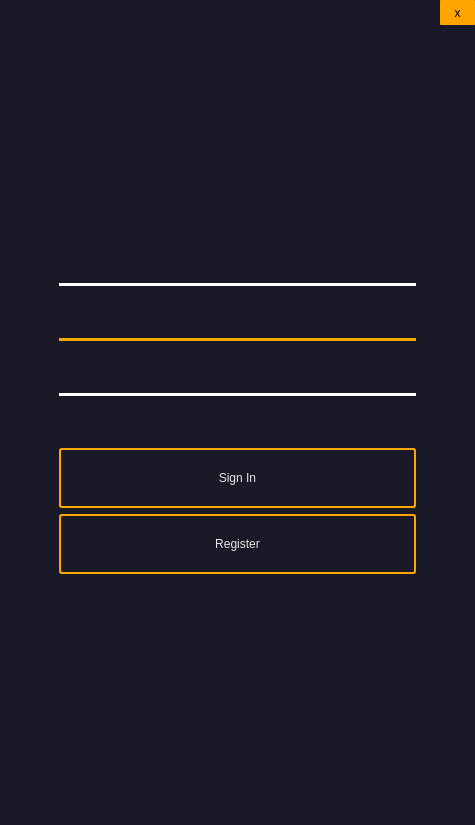
<?xml version="1.0" encoding="UTF-8"?>
<ui version="4.0">
 <class>Form</class>
 <widget class="QWidget" name="Form">
  <property name="geometry">
   <rect>
    <x>0</x>
    <y>0</y>
    <width>475</width>
    <height>825</height>
   </rect>
  </property>
  <property name="windowTitle">
   <string>Form</string>
  </property>
  <layout class="QVBoxLayout" name="verticalLayout" stretch="0">
   <property name="leftMargin">
    <number>0</number>
   </property>
   <property name="topMargin">
    <number>0</number>
   </property>
   <property name="rightMargin">
    <number>0</number>
   </property>
   <property name="bottomMargin">
    <number>0</number>
   </property>
   <item>
    <layout class="QHBoxLayout" name="horizontalLayout_3" stretch="1">
     <property name="spacing">
      <number>0</number>
     </property>
     <item>
      <widget class="QWidget" name="widget" native="true">
       <property name="maximumSize">
        <size>
         <width>16777215</width>
         <height>16777215</height>
        </size>
       </property>
       <property name="styleSheet">
        <string notr="true">.QWidget{background-color: rgb(25,25, 40);}</string>
       </property>
       <layout class="QVBoxLayout" name="verticalLayout_2">
        <property name="leftMargin">
         <number>9</number>
        </property>
        <property name="topMargin">
         <number>0</number>
        </property>
        <property name="rightMargin">
         <number>0</number>
        </property>
        <property name="bottomMargin">
         <number>0</number>
        </property>
        <item alignment="Qt::AlignRight">
         <widget class="QPushButton" name="pushButton_3">
          <property name="minimumSize">
           <size>
            <width>35</width>
            <height>25</height>
           </size>
          </property>
          <property name="maximumSize">
           <size>
            <width>35</width>
            <height>25</height>
           </size>
          </property>
          <property name="styleSheet">
           <string notr="true">color: black;
background-color: orange;
font: 12pt &quot;Arial&quot;;
border-radius: 1px;
</string>
          </property>
          <property name="text">
           <string>x</string>
          </property>
          <property name="flat">
           <bool>true</bool>
          </property>
         </widget>
        </item>
        <item>
         <layout class="QVBoxLayout" name="verticalLayout_3">
          <property name="topMargin">
           <number>15</number>
          </property>
          <item alignment="Qt::AlignHCenter">
           <widget class="QLabel" name="label">
            <property name="minimumSize">
             <size>
              <width>100</width>
              <height>150</height>
             </size>
            </property>
            <property name="maximumSize">
             <size>
              <width>150</width>
              <height>150</height>
             </size>
            </property>
            <property name="styleSheet">
             <string notr="true">image: url(:/icons/icons/rocket_48x48.png);</string>
            </property>
            <property name="text">
             <string/>
            </property>
           </widget>
          </item>
          <item>
           <layout class="QFormLayout" name="formLayout_2">
            <property name="leftMargin">
             <number>50</number>
            </property>
            <property name="topMargin">
             <number>35</number>
            </property>
            <property name="rightMargin">
             <number>59</number>
            </property>
            <item row="0" column="0">
             <widget class="QLabel" name="label_2">
              <property name="styleSheet">
               <string notr="true">color: rgb(231, 231, 231);
font: 15pt &quot;Verdana&quot;;</string>
              </property>
              <property name="text">
               <string>&lt;html&gt;&lt;head/&gt;&lt;body&gt;&lt;p&gt;&lt;img src=&quot;:/icons/icons/user_32x32.png&quot;/&gt;&lt;/p&gt;&lt;/body&gt;&lt;/html&gt;</string>
              </property>
             </widget>
            </item>
            <item row="0" column="1">
             <widget class="QLineEdit" name="lineEdit">
              <property name="minimumSize">
               <size>
                <width>0</width>
                <height>40</height>
               </size>
              </property>
              <property name="styleSheet">
               <string notr="true">QLineEdit {
      color: rgb(231, 231, 231);
      font: 15pt &quot;Verdana&quot;;
      border: None;
      border-bottom-color: white;
      border-radius: 10px;
      padding: 0 8px;
      background: rgb(25, 25, 40);
      selection-background-color: darkgray;
}</string>
              </property>
             </widget>
            </item>
            <item row="2" column="0">
             <widget class="QLabel" name="label_3">
              <property name="styleSheet">
               <string notr="true">color: rgb(231, 231, 231);
font: 15pt &quot;Verdana&quot;;</string>
              </property>
              <property name="text">
               <string>&lt;html&gt;&lt;head/&gt;&lt;body&gt;&lt;p&gt;&lt;img src=&quot;:/icons/icons/lock_or_32x32.png&quot;/&gt;&lt;/p&gt;&lt;/body&gt;&lt;/html&gt;</string>
              </property>
             </widget>
            </item>
            <item row="4" column="0">
             <widget class="QLabel" name="label_4">
              <property name="styleSheet">
               <string notr="true">color: rgb(231, 231, 231);
font: 15pt &quot;Verdana&quot;;</string>
              </property>
              <property name="text">
               <string>&lt;html&gt;&lt;head/&gt;&lt;body&gt;&lt;p&gt;&lt;img src=&quot;:/icons/icons/mail_32x32.png&quot;/&gt;&lt;/p&gt;&lt;/body&gt;&lt;/html&gt;</string>
              </property>
             </widget>
            </item>
            <item row="2" column="1">
             <widget class="QLineEdit" name="lineEdit_2">
              <property name="minimumSize">
               <size>
                <width>0</width>
                <height>40</height>
               </size>
              </property>
              <property name="styleSheet">
               <string notr="true">QLineEdit {
      color: orange;
      font: 15pt &quot;Verdana&quot;;
      border: None;
      border-bottom-color: white;
      border-radius: 10px;
      padding: 0 8px;
      background: rgb(25, 25, 40);
      selection-background-color: darkgray;
}</string>
              </property>
             </widget>
            </item>
            <item row="4" column="1">
             <widget class="QLineEdit" name="lineEdit_3">
              <property name="minimumSize">
               <size>
                <width>0</width>
                <height>40</height>
               </size>
              </property>
              <property name="styleSheet">
               <string notr="true">QLineEdit {
      color: rgb(231, 231, 231);
      font: 15pt &quot;Verdana&quot;;
      border: None;
      border-bottom-color: white;
      border-radius: 10px;
      padding: 0 8px;
      background: rgb(25, 25, 40);
      selection-background-color: darkgray;
}</string>
              </property>
             </widget>
            </item>
            <item row="1" column="0" colspan="2">
             <widget class="Line" name="line">
              <property name="styleSheet">
               <string notr="true">border: 2px solid white;</string>
              </property>
              <property name="orientation">
               <enum>Qt::Horizontal</enum>
              </property>
             </widget>
            </item>
            <item row="3" column="0" colspan="2">
             <widget class="Line" name="line_2">
              <property name="styleSheet">
               <string notr="true">border: 2px solid orange;</string>
              </property>
              <property name="orientation">
               <enum>Qt::Horizontal</enum>
              </property>
             </widget>
            </item>
            <item row="5" column="0" colspan="2">
             <widget class="Line" name="line_3">
              <property name="styleSheet">
               <string notr="true">border: 2px solid white;</string>
              </property>
              <property name="orientation">
               <enum>Qt::Horizontal</enum>
              </property>
             </widget>
            </item>
            <item row="7" column="0" colspan="2">
             <widget class="QPushButton" name="pushButton">
              <property name="sizePolicy">
               <sizepolicy hsizetype="Minimum" vsizetype="Fixed">
                <horstretch>0</horstretch>
                <verstretch>0</verstretch>
               </sizepolicy>
              </property>
              <property name="minimumSize">
               <size>
                <width>0</width>
                <height>60</height>
               </size>
              </property>
              <property name="autoFillBackground">
               <bool>false</bool>
              </property>
              <property name="styleSheet">
               <string notr="true">color: rgb(231, 231, 231);
font: 17pt &quot;Verdana&quot;;
border: 2px solid orange;
padding: 5px;
border-radius: 3px;
opacity: 200;
</string>
              </property>
              <property name="text">
               <string>Sign In</string>
              </property>
              <property name="autoDefault">
               <bool>false</bool>
              </property>
              <property name="default">
               <bool>false</bool>
              </property>
              <property name="flat">
               <bool>false</bool>
              </property>
             </widget>
            </item>
            <item row="8" column="0" colspan="2">
             <widget class="QPushButton" name="pushButton_2">
              <property name="minimumSize">
               <size>
                <width>0</width>
                <height>60</height>
               </size>
              </property>
              <property name="styleSheet">
               <string notr="true">color: rgb(231, 231, 231);
font: 17pt &quot;Verdana&quot;;
border: 2px solid orange;
padding: 5px;
border-radius: 3px;
opacity: 200;
</string>
              </property>
              <property name="text">
               <string>Register</string>
              </property>
              <property name="default">
               <bool>false</bool>
              </property>
              <property name="flat">
               <bool>false</bool>
              </property>
             </widget>
            </item>
            <item row="6" column="0" colspan="2">
             <spacer name="verticalSpacer">
              <property name="orientation">
               <enum>Qt::Vertical</enum>
              </property>
              <property name="sizeHint" stdset="0">
               <size>
                <width>20</width>
                <height>40</height>
               </size>
              </property>
             </spacer>
            </item>
           </layout>
          </item>
          <item>
           <spacer name="verticalSpacer_2">
            <property name="orientation">
             <enum>Qt::Vertical</enum>
            </property>
            <property name="sizeHint" stdset="0">
             <size>
              <width>20</width>
              <height>40</height>
             </size>
            </property>
           </spacer>
          </item>
         </layout>
        </item>
       </layout>
      </widget>
     </item>
    </layout>
   </item>
  </layout>
 </widget>
 <resources>
  <include location="../../github/repos/venvipy/venvipy.qrc"/>
  <include location="../../github/repos/modern-login/icons.qrc"/>
 </resources>
 <connections/>
</ui>
